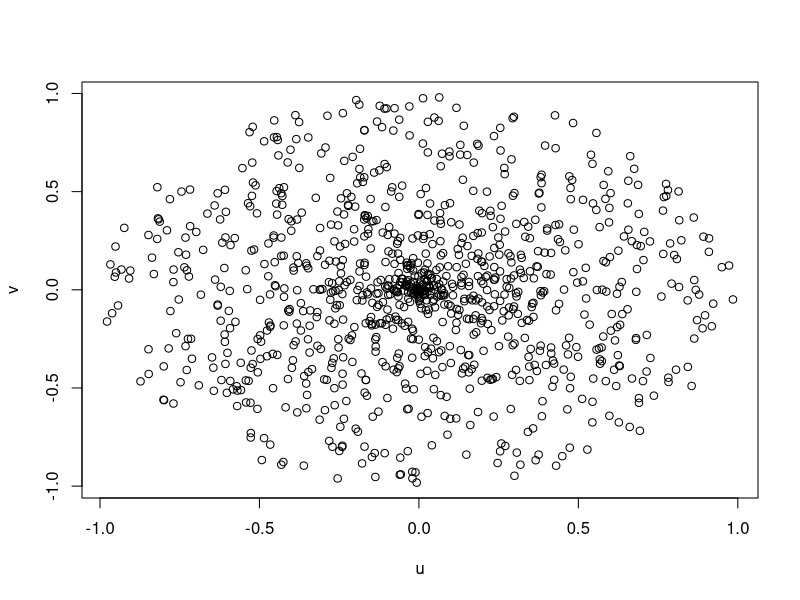

Generate this figure with R:
#!/usr/bin/Rscript

x=runif(1000, 0, 2*pi)
y=runif(1000, 0, 1)
u=y*cos(x)
v=y*sin(x)

plot(u,v)

# answer to what is distribution of r=sqrt(u^2+v^2):
# r = sqrt(u^2+v^2) = y*sqrt(cos(x)^2+sin(x)^2) = y ~ Uniform(0,1)
# => r ~ Uniform(0,1)

